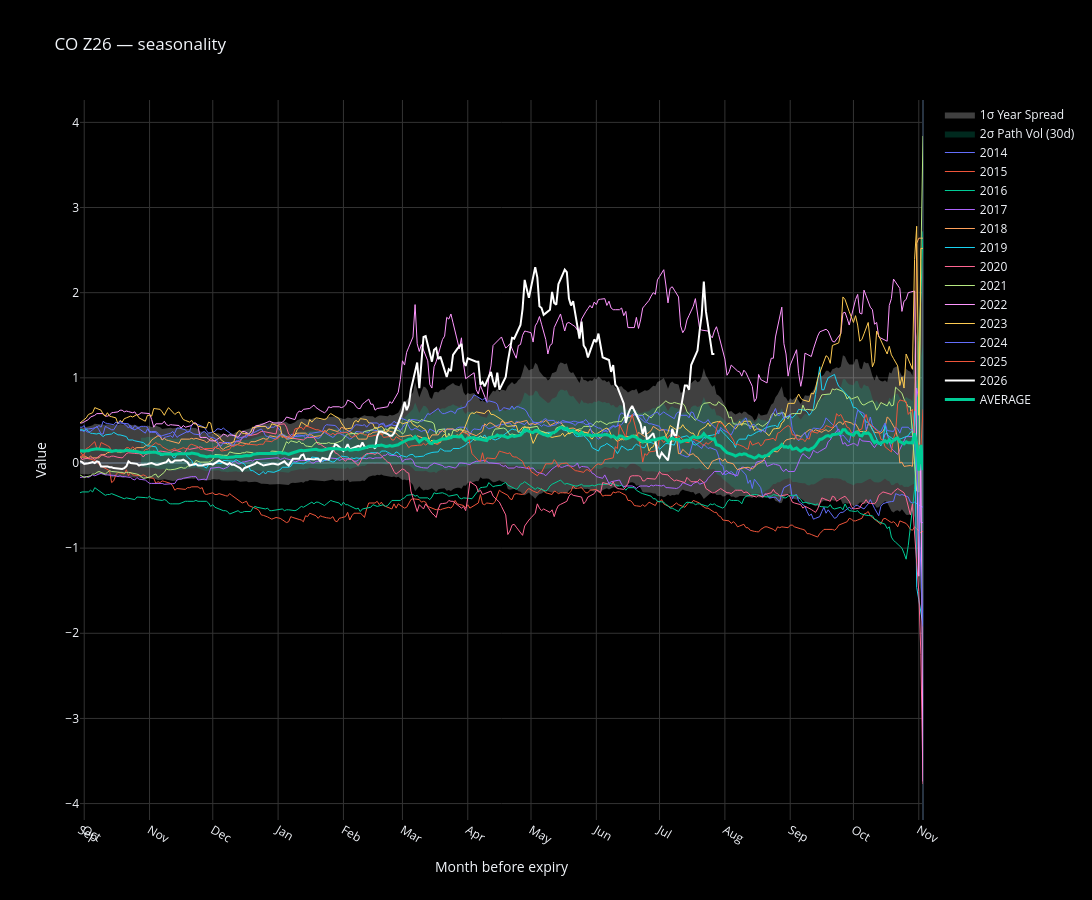

Write notebook code for a chart like this one.
### Code cell
result = sznlty.expression_seasonality("CO", "Z26- F27", start_year=2014, end_year=2026, window_days=400)
plotter.plot_seasonality(result, title="CO Z26 — seasonality")

### Figure 1 — Plotly figure (JSON) as saved in the notebook; plotly's stock layout.template omitted (floating-point values rounded to 4 significant figures; data arrays with more than 128 entries replaced by an {"elided": "..."} marker saying what was removed)
{"data": [{"fill": "toself", "fillcolor": "rgba(255, 255, 255, 0.25)", "hoverinfo": "skip", "line": {"color": "rgba(255,255,255,0)"}, "name": "1σ Year Spread", "showlegend": true, "type": "scatter", "x": {"elided": "802 int values"}, "y": {"elided": "802 float values"}}, {"fill": "toself", "fillcolor": "rgba(0, 204, 150, 0.2)", "hoverinfo": "skip", "line": {"color": "rgba(255,255,255,0)"}, "name": "2σ Path Vol (30d)", "showlegend": true, "type": "scatter", "x": {"elided": "744 int values"}, "y": {"elided": "744 float values"}}, {"customdata": {"elided": "401 str values"}, "hovertemplate": "2014<br>Date: %{customdata}<br>Value: %{y:.2f}<extra></extra>", "line": {"color": "#636EFA", "width": 1}, "mode": "lines", "name": "2014", "type": "scatter", "x": {"elided": "401 int values"}, "y": {"elided": "401 float values"}}, {"customdata": {"elided": "401 str values"}, "hovertemplate": "2015<br>Date: %{customdata}<br>Value: %{y:.2f}<extra></extra>", "line": {"color": "#EF553B", "width": 1}, "mode": "lines", "name": "2015", "type": "scatter", "x": {"elided": "401 int values"}, "y": {"elided": "401 float values"}}, {"customdata": {"elided": "401 str values"}, "hovertemplate": "2016<br>Date: %{customdata}<br>Value: %{y:.2f}<extra></extra>", "line": {"color": "#00CC96", "width": 1}, "mode": "lines", "name": "2016", "type": "scatter", "x": {"elided": "401 int values"}, "y": {"elided": "401 float values"}}, {"customdata": {"elided": "401 str values"}, "hovertemplate": "2017<br>Date: %{customdata}<br>Value: %{y:.2f}<extra></extra>", "line": {"color": "#AB63FA", "width": 1}, "mode": "lines", "name": "2017", "type": "scatter", "x": {"elided": "401 int values"}, "y": {"elided": "401 float values"}}, {"customdata": {"elided": "401 str values"}, "hovertemplate": "2018<br>Date: %{customdata}<br>Value: %{y:.2f}<extra></extra>", "line": {"color": "#FFA15A", "width": 1}, "mode": "lines", "name": "2018", "type": "scatter", "x": {"elided": "401 int values"}, "y": {"elided": "401 float values"}}, {"customdata": {"elided": "401 str values"}, "hovertemplate": "2019<br>Date: %{customdata}<br>Value: %{y:.2f}<extra></extra>", "line": {"color": "#19D3F3", "width": 1}, "mode": "lines", "name": "2019", "type": "scatter", "x": {"elided": "401 int values"}, "y": {"elided": "401 float values"}}, {"customdata": {"elided": "401 str values"}, "hovertemplate": "2020<br>Date: %{customdata}<br>Value: %{y:.2f}<extra></extra>", "line": {"color": "#FF6692", "width": 1}, "mode": "lines", "name": "2020", "type": "scatter", "x": {"elided": "401 int values"}, "y": {"elided": "401 float values"}}, {"customdata": {"elided": "401 str values"}, "hovertemplate": "2021<br>Date: %{customdata}<br>Value: %{y:.2f}<extra></extra>", "line": {"color": "#B6E880", "width": 1}, "mode": "lines", "name": "2021", "type": "scatter", "x": {"elided": "401 int values"}, "y": {"elided": "401 float values"}}, {"customdata": {"elided": "401 str values"}, "hovertemplate": "2022<br>Date: %{customdata}<br>Value: %{y:.2f}<extra></extra>", "line": {"color": "#FF97FF", "width": 1}, "mode": "lines", "name": "2022", "type": "scatter", "x": {"elided": "401 int values"}, "y": {"elided": "401 float values"}}, {"customdata": {"elided": "401 str values"}, "hovertemplate": "2023<br>Date: %{customdata}<br>Value: %{y:.2f}<extra></extra>", "line": {"color": "#FECB52", "width": 1}, "mode": "lines", "name": "2023", "type": "scatter", "x": {"elided": "401 int values"}, "y": {"elided": "401 float values"}}, {"customdata": {"elided": "401 str values"}, "hovertemplate": "2024<br>Date: %{customdata}<br>Value: %{y:.2f}<extra></extra>", "line": {"color": "#636EFA", "width": 1}, "mode": "lines", "name": "2024", "type": "scatter", "x": {"elided": "401 int values"}, "y": {"elided": "401 float values"}}, {"customdata": {"elided": "401 str values"}, "hovertemplate": "2025<br>Date: %{customdata}<br>Value: %{y:.2f}<extra></extra>", "line": {"color": "#EF553B", "width": 1}, "mode": "lines", "name": "2025", "type": "scatter", "x": {"elided": "401 int values"}, "y": {"elided": "401 float values"}}, {"customdata": {"elided": "302 str values"}, "hovertemplate": "2026<br>Date: %{customdata}<br>Value: %{y:.2f}<extra></extra>", "line": {"color": "white", "width": 2}, "mode": "lines", "name": "2026", "type": "scatter", "x": {"elided": "302 int values"}, "y": {"elided": "302 float values"}}, {"hovertemplate": "AVERAGE<br>Days to expiry: %{x}<br>Value: %{y:.2f}<extra></extra>", "line": {"color": "#00CC96", "width": 3}, "mode": "lines", "name": "AVERAGE", "type": "scatter", "x": {"elided": "401 int values"}, "y": {"elided": "401 float values"}}], "layout": {"height": 900, "hovermode": "x unified", "paper_bgcolor": "black", "plot_bgcolor": "black", "title": {"text": "CO Z26 — seasonality"}, "width": 1600, "xaxis": {"gridcolor": "#333", "ticktext": ["Sep", "Oct", "Nov", "Dec", "Jan", "Feb", "Mar", "Apr", "May", "Jun", "Jul", "Aug", "Sep", "Oct", "Nov"], "tickvals": [-400, -398, -367, -337, -306, -275, -247, -216, -186, -155, -125, -94, -63, -33, -2], "title": {"text": "Month before expiry"}}, "yaxis": {"gridcolor": "#333", "title": {"text": "Value"}}}}
